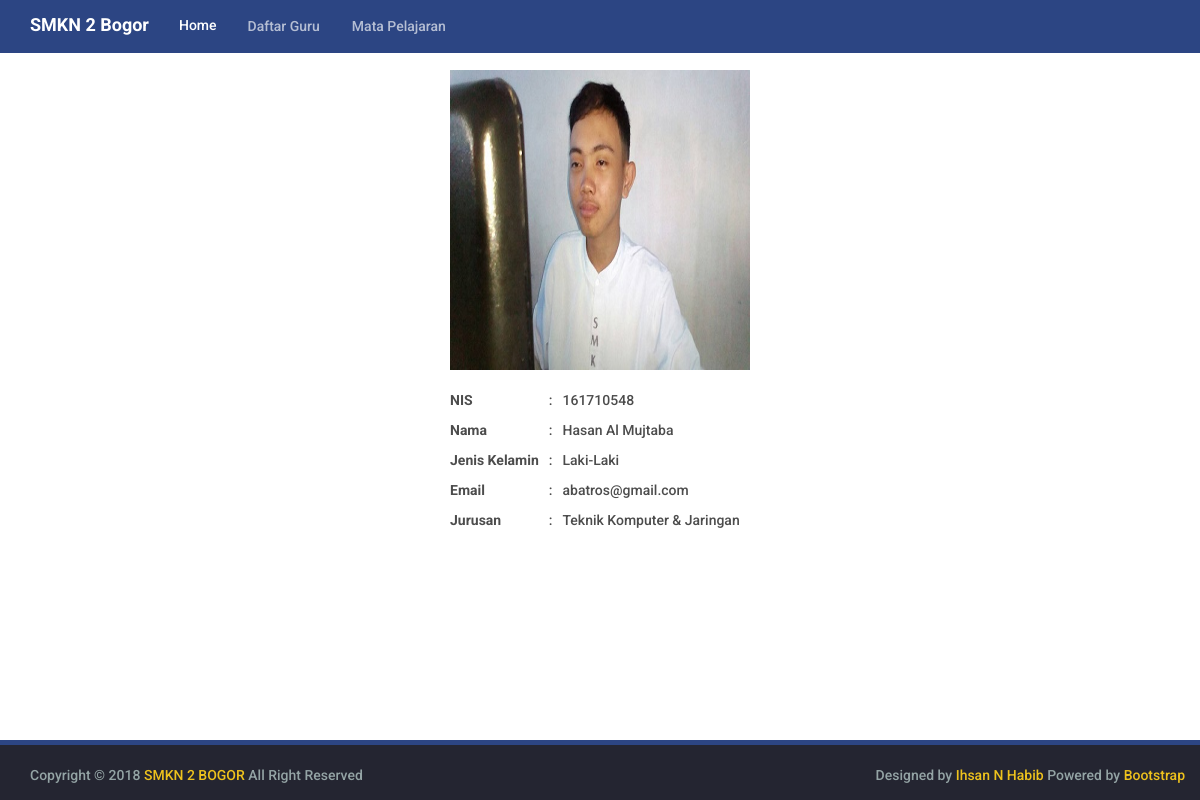
The page /profile.php?name=Hasan Al Mujtaba on the database its author committed.
### tables this page shows
CREATE TABLE IF NOT EXISTS `siswa` (
  `id` int(11) NOT NULL AUTO_INCREMENT,
  `nis` char(9) NOT NULL,
  `nama` varchar(100) NOT NULL,
  `email` varchar(100) NOT NULL,
  `jurusan` varchar(100) NOT NULL,
  `gambar` varchar(100) NOT NULL,
  `jeniskelamin` varchar(10) NOT NULL,
  PRIMARY KEY (`id`)
);

### functions/fungsi.php (called while the page is built, shortened)
<?php
function query($query){
    global $link;
    $result = mysqli_query($link, $query);
    $rows = [];
    while ($row = mysqli_fetch_assoc($result)) {
        $rows[] = $row;
    }
    return $rows;
}
?>

### profile.php (the view, shortened to what this page needs)
<?php
$nama = $_GET['name'];
$siswa = query("SELECT * FROM siswa WHERE nama='$nama'");
require 'view/header.php';
?>
<div class="container" style="margin-top: 70px;">
	<?php foreach ($siswa as $s) : ?>
    <?php endforeach; ?>
	<div class="gambar text-center">
		<img src="img/<?= $s['gambar']; ?>">
	</div>
	<table style="margin-left: 415px; margin-top:15px">
	 <tr>
		<td><strong>NIS</strong></td>
		<td>:</td>
		<td><?= $s["nis"]; ?></td>
	 </tr>
	 <tr>
	 	<td><strong>Nama</strong></td>
		<td>:</td>
		<td><?= $s["nama"]; ?></td>
	 </tr>
	 <tr>
	 	<td><strong>Jenis Kelamin</strong></td>
		<td>:</td>
		<td><?= $s["jeniskelamin"]; ?></td>
	 </tr>
	 <tr>
	 	<td><strong>Email</strong></td>
		<td>:</td>
		<td><?= $s["email"]; ?></td>
	 </tr>
	 <tr>
	 	<td><strong>Jurusan</strong></td>
		<td>:</td>
		<td><?= $s["jurusan"]; ?></td>
	 </tr>
	</table>
</div>
<?php require 'view/footer.php'; ?>

### css/style.css (style rules this page uses)
html { position: relative; min-height: 100%; }
body { margin-bottom: 60px; font-family: Roboto; color: #4c4c4c; font-weight: 500; }
img { height: 100px; width: 80px; }
.gambar img { width: 300px; height: 300px; }
td { padding: 5px; }

### rows shown on the page
siswa: gambar (picture), nis "161710548", nama "Hasan Al Mujtaba", jeniskelamin "Laki-Laki", email "abatros@gmail.com", jurusan "Teknik Komputer & Jaringan"
